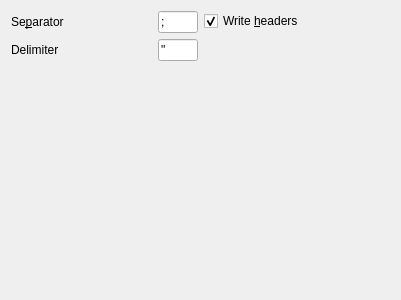
<?xml version="1.0" encoding="UTF-8"?>
<ui version="4.0">
 <class>CsvWizardPage</class>
 <widget class="QWizardPage" name="CsvWizardPage">
  <property name="geometry">
   <rect>
    <x>0</x>
    <y>0</y>
    <width>400</width>
    <height>300</height>
   </rect>
  </property>
  <property name="title">
   <string>CSV parameters</string>
  </property>
  <property name="subTitle">
   <string>These options are optionnal</string>
  </property>
  <layout class="QGridLayout" name="gridLayout_2">
   <item row="0" column="0" rowspan="2">
    <layout class="QGridLayout" name="gridLayout">
     <item row="0" column="0">
      <widget class="QLabel" name="label_3">
       <property name="sizePolicy">
        <sizepolicy hsizetype="Expanding" vsizetype="Preferred">
         <horstretch>0</horstretch>
         <verstretch>0</verstretch>
        </sizepolicy>
       </property>
       <property name="text">
        <string>Se&amp;parator</string>
       </property>
       <property name="buddy">
        <cstring>separatorLineEdit</cstring>
       </property>
      </widget>
     </item>
     <item row="0" column="1">
      <widget class="QLineEdit" name="separatorLineEdit">
       <property name="sizePolicy">
        <sizepolicy hsizetype="Minimum" vsizetype="Fixed">
         <horstretch>0</horstretch>
         <verstretch>0</verstretch>
        </sizepolicy>
       </property>
       <property name="maximumSize">
        <size>
         <width>40</width>
         <height>16777215</height>
        </size>
       </property>
       <property name="text">
        <string>;</string>
       </property>
      </widget>
     </item>
     <item row="1" column="0">
      <widget class="QLabel" name="label">
       <property name="text">
        <string>Delimiter</string>
       </property>
      </widget>
     </item>
     <item row="1" column="1">
      <widget class="QLineEdit" name="delimiterLineEdit">
       <property name="sizePolicy">
        <sizepolicy hsizetype="Maximum" vsizetype="Fixed">
         <horstretch>0</horstretch>
         <verstretch>0</verstretch>
        </sizepolicy>
       </property>
       <property name="maximumSize">
        <size>
         <width>40</width>
         <height>16777215</height>
        </size>
       </property>
       <property name="text">
        <string>&quot;</string>
       </property>
      </widget>
     </item>
    </layout>
   </item>
   <item row="0" column="1">
    <widget class="QCheckBox" name="headerCheckBox">
     <property name="sizePolicy">
      <sizepolicy hsizetype="Expanding" vsizetype="Fixed">
       <horstretch>0</horstretch>
       <verstretch>0</verstretch>
      </sizepolicy>
     </property>
     <property name="text">
      <string>Write &amp;headers</string>
     </property>
     <property name="checked">
      <bool>true</bool>
     </property>
    </widget>
   </item>
   <item row="2" column="0" colspan="2">
    <spacer name="verticalSpacer_2">
     <property name="orientation">
      <enum>Qt::Vertical</enum>
     </property>
     <property name="sizeHint" stdset="0">
      <size>
       <width>379</width>
       <height>245</height>
      </size>
     </property>
    </spacer>
   </item>
   <item row="1" column="1">
    <spacer name="verticalSpacer">
     <property name="orientation">
      <enum>Qt::Vertical</enum>
     </property>
     <property name="sizeHint" stdset="0">
      <size>
       <width>20</width>
       <height>40</height>
      </size>
     </property>
    </spacer>
   </item>
  </layout>
 </widget>
 <resources/>
 <connections/>
</ui>
